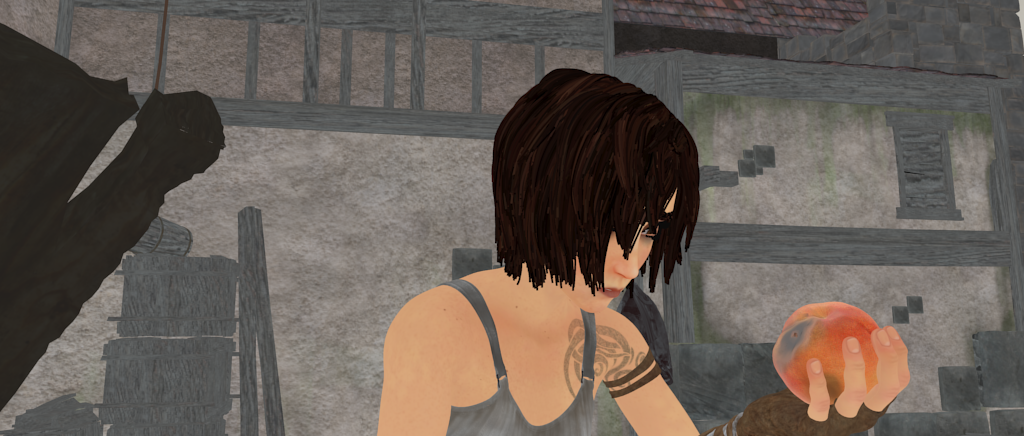
#> input picture test_img/orb_1.png, 1024 x 436 px
$ python utils.py
#> lines starting #> are read from the running program, lines starting #| are printed output that depends on the picture
'''
Created on Sun Apr 8 2018

@ zhengsipeng
'''
import numpy as np
import cv2
import os
import matplotlib.pyplot as plt

def orb_matches(frame1, frame2):
    #img1 = cv2.imread(img1_path, 0)
    orb = cv2.ORB_create(1000)

    #find the keypoints and descriptors
    kp1, des1 = orb.detectAndCompute(frame1, None)
    kp2, des2 = orb.detectAndCompute(frame2, None)

    #abstract matching keypoints
    bf = cv2.BFMatcher(cv2.NORM_HAMMING, crossCheck=True)
    matches = bf.match(des1, des2)

    #img3 = cv2.drawMatches(img1, kp1, img2, kp2, matches, None, flags=2)
    #plt.imshow(img3)
    #plt.show()
    return len(matches)/float(len(kp1))

def keyframe_or_not(curr_frame, key_frame):
    sim = orb_matches(curr_frame, key_frame)
    if sim > 0.6:
        return True
    else:
        return False

if __name__ == '__main__':
    dirpath = os.path.join(os.getcwd(), 'test_img')
    img1_path = os.path.join(dirpath, 'orb_1.png')
    img2_path = os.path.join(dirpath, 'orb_2.png')

    img1 = cv2.imread(img1_path, 0)
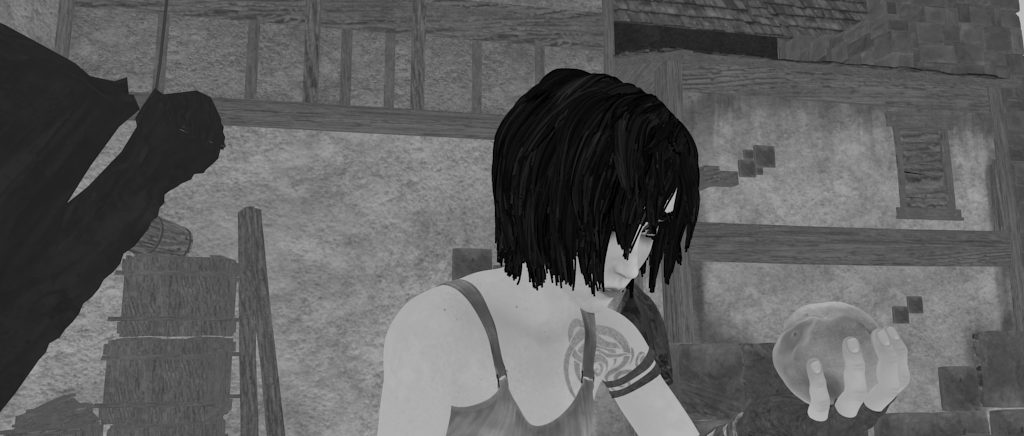
#> img1: shape (436, 1024); min 0, max 190, mean 94.1
    img2 = cv2.imread(img2_path, 0)
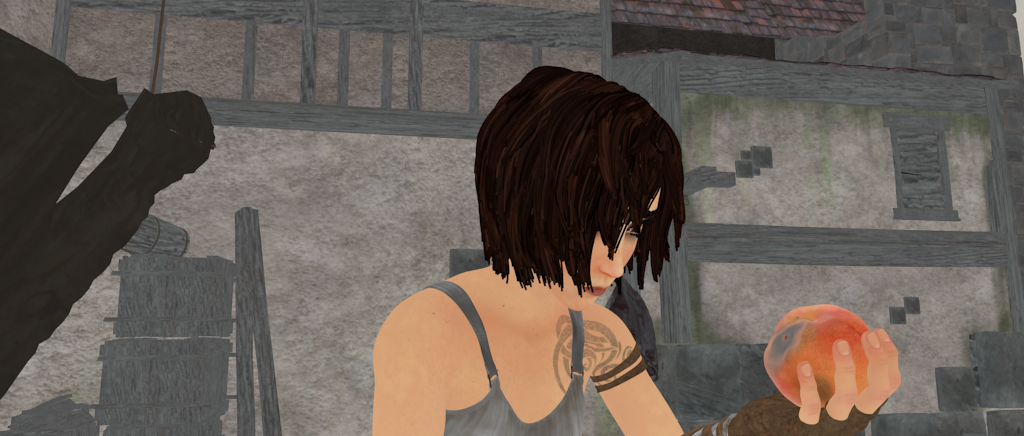
#> input picture test_img/orb_2.png, 1024 x 436 px
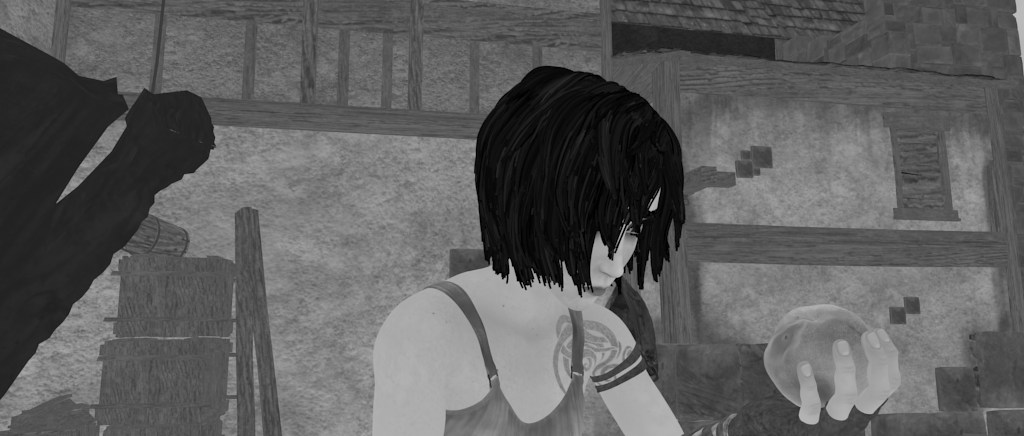
#> img2: shape (436, 1024); min 0, max 189, mean 94.5
    orb_matches(img1, img2)
#> in orb_matches, `kp1, des1 = orb.detectAndCompute(frame1, None)`: kp1 = 1000 keypoints; strongest (x, y, size): (666, 211, 31), (514, 278, 31), (539, 286, 31), (524, 264, 37.2)
#> in orb_matches, `kp2, des2 = orb.detectAndCompute(frame2, None)`: kp2 = 1000 keypoints; strongest (x, y, size): (505, 278, 31), (528, 284, 31), (527, 286, 31), (650, 210, 31)
#> in orb_matches, `matches = bf.match(des1, des2)`: matches = 607 matches
